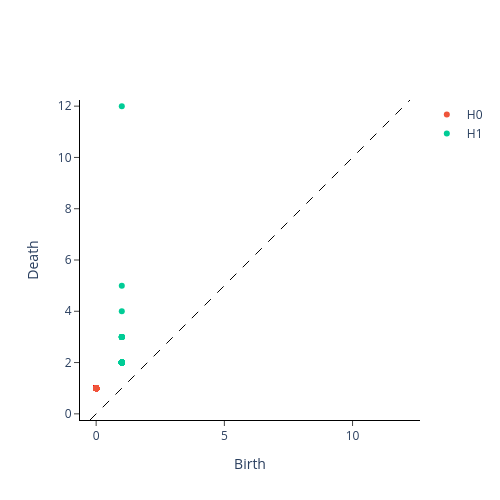

This figure's notebook cell:
### Markdown cell above
Layer 3

### Code cell
distance_matrix = geodesic_distance_matrix(act_dict[2], k_neighbors=k)
mprint(distance_matrix)

dgm = ripser_parallel(
    distance_matrix,
    metric="precomputed",
    maxdim=maxdim,
    n_threads=-1,
    # thresh=0.9,
)
dgm_gtda = _postprocess_diagrams([dgm["dgms"]], "ripser", list(range(maxdim + 1)), np.inf, True)[0]
print(calculate_betti_numbers(dgm_gtda, threshold=threshold, dim=maxdim))
plot_diagram(dgm_gtda)

### Figure 1 — Plotly figure (JSON) as saved in the notebook; plotly's stock layout.template omitted (floating-point values rounded to 4 significant figures; data arrays with more than 128 entries replaced by an {"elided": "..."} marker saying what was removed)
{"data": [{"hoverinfo": "none", "line": {"color": "black", "dash": "dash", "width": 1}, "mode": "lines", "showlegend": false, "type": "scatter", "x": [-0.24, 12.24], "y": [-0.24, 12.24]}, {"hoverinfo": "text", "hovertext": {"elided": "1999 str values"}, "mode": "markers", "name": "H0", "type": "scatter", "x": {"elided": "1999 int values"}, "y": {"elided": "1999 int values"}}, {"hoverinfo": "text", "hovertext": {"elided": "143 str values"}, "mode": "markers", "name": "H1", "type": "scatter", "x": {"elided": "143 int values"}, "y": {"elided": "143 int values"}}], "layout": {"height": 500, "plot_bgcolor": "white", "width": 500, "xaxis": {"autorange": false, "exponentformat": "e", "linecolor": "black", "linewidth": 1, "mirror": false, "range": [-0.24, 12.24], "showexponent": "all", "showline": true, "side": "bottom", "ticks": "outside", "title": {"text": "Birth"}, "type": "linear", "zeroline": true}, "yaxis": {"autorange": false, "exponentformat": "e", "linecolor": "black", "linewidth": 1, "mirror": false, "range": [-0.24, 12.24], "scaleanchor": "x", "scaleratio": 1, "showexponent": "all", "showline": true, "side": "left", "ticks": "outside", "title": {"text": "Death"}, "type": "linear", "zeroline": true}}}
